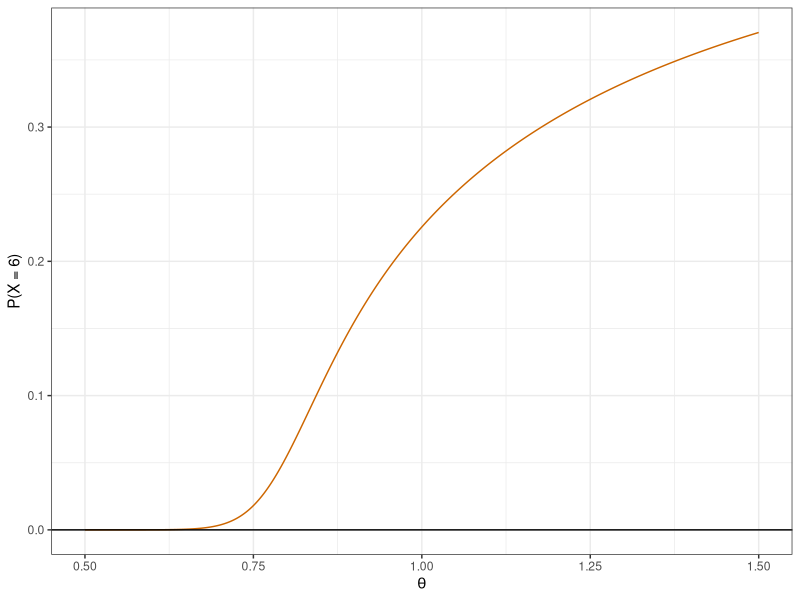
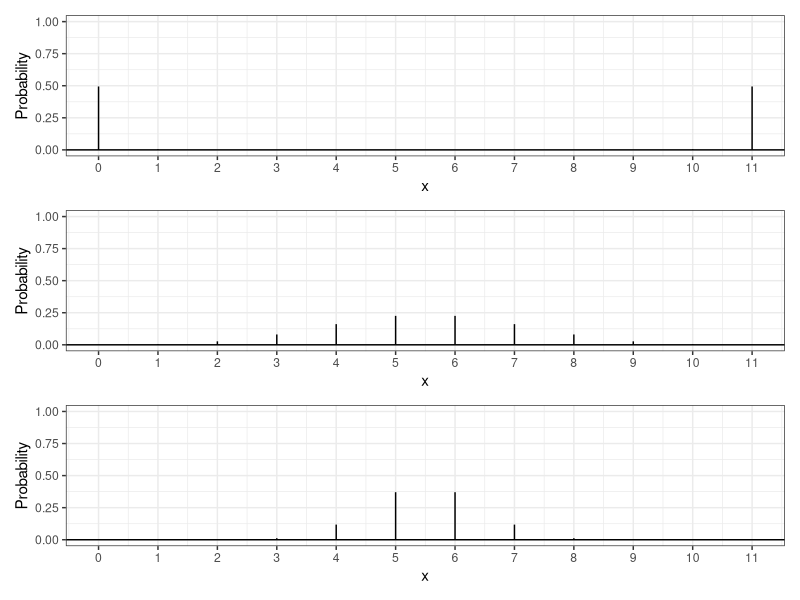

Reproduce these figures in R, in order.
## ---- chunk 1
#| echo: false

default_chunk_hook  <- knitr::knit_hooks$get("chunk")

latex_font_size <- c("Huge", "huge", "LARGE", "Large", 
                     "large", "normalsize", "small", 
                     "footnotesize", "scriptsize", "tiny")

knitr::knit_hooks$set(chunk = function(x, options) {
  x <- default_chunk_hook(x, options)
  if(options$size %in% latex_font_size) {
    paste0("\n \\", options$size, "\n\n", 
      x, 
      "\n\n \\normalsize"
    )
  } else {
    x
  }
})
## ---- chunk 2
#| label: load-packages
#| include: false
library(tidyverse)
library(patchwork)
## ---- chunk 3
daltbinom <- function(x, size, prob, theta){
  normalizing.constant <- 0
  for(j in 0:size){
    normalizing.constant <- normalizing.constant + 
      choose(size, j) * prob^j * (1-prob)^(size-j) * theta^(j*(size-j))
  }
  # Probability Mass at x=x
  (1/normalizing.constant) *
    choose(size, x) * prob^x * (1-prob)^(size-x) * theta^(x*(size-x)) *
      (x>=0)*(x<=size)
}
## ---- chunk 4
daltbbinom.single <- function(x, size, alpha, beta, theta){
    integrand <- function(p) {
    sapply(p, # integrate will pass in a vector, so we use sapply to apply the following
           function(p_val){
             # f(x|p) * f(p|alpha, beta)
             daltbinom(x, size, p_val, theta) * dbeta(p_val, alpha, beta)
           }
    )
  }
  # Probability Mass at x=x
  # integrate(integrand, lower = 0, upper = 1)$value * (x>=0)*(x<=size)
  # I shrink the bounds below to avoid log(0)=-infinty
  # I use try() to catch when there is an error and avoid crashing
  res <- try(integrate(integrand, lower = 1e-7, upper = 1 - 1e-7)$value * 
                  (x>=0)*(x<=size), 
             silent = TRUE)
  # If there is an error, return a near-zero probability
  if(inherits(res, "try-error")) return(0.1^6)
  
  res
}
# Write a function that works on a vector
daltbbinom <- function(x, size, alpha, beta, theta){
  sapply(X=x, FUN=daltbbinom.single, size=size, alpha=alpha, beta=beta, theta=theta)
}
## ---- chunk 5
theta_seq = seq(0.5, 1.5, length.out=1000)
prob_x6 = rep(NA, length(theta_seq))
for(i in 1:length(theta_seq)){
  prob_x6[i] = daltbinom(x=6, size=11, prob=0.50, theta=theta_seq[i])
}
x6 <- tibble(theta = theta_seq,
            prob  = prob_x6)
ggplot(x6) +
  geom_line(aes(x = theta, y = prob), color = "darkorange3") +
  geom_hline(yintercept = 0) +
  theme_bw() +
  labs(x = expression(theta), y = "P(X = 6)")
  
## ---- chunk 6
ggdat <- tibble(x = 0:11) |>
  mutate(PMF = daltbinom(x,11,0.5,0.5))
PMF.plot.1 <- ggplot() +
  geom_linerange(data = ggdat,
                 aes(x = x, ymin = 0, ymax = PMF)) +
  geom_hline(yintercept = 0) +
  scale_x_continuous("x", breaks = 0:11) +
  ylim(0,1)+
  ylab("Probability") +
  theme_bw()

ggdat <- tibble(x = 0:11) |>
  mutate(PMF = daltbinom(x,11,0.5,1))
PMF.plot.2 <- ggplot() +
  geom_linerange(data = ggdat,
                 aes(x = x, ymin = 0, ymax = PMF)) +
  geom_hline(yintercept = 0) +
  scale_x_continuous("x", breaks = 0:11) +
  ylim(0,1)+
  ylab("Probability") +
  theme_bw()

ggdat <- tibble(x = 0:11) |>
  mutate(PMF = daltbinom(x,11,0.5,1.5))
PMF.plot.3 <- ggplot() +
  geom_linerange(data = ggdat,
                 aes(x = x, ymin = 0, ymax = PMF)) +
  geom_hline(yintercept = 0) +
  scale_x_continuous("x", breaks = 0:11) +
  ylim(0,1)+
  ylab("Probability") +
  theme_bw()

PMF.plot.1 / PMF.plot.2 / PMF.plot.3
## ---- chunk 7
kth_moment <- function(k, size, prob, theta){
  normalizing.constant <- 0
  for(j in 0:size){
    normalizing.constant <- normalizing.constant + 
      choose(size, j) * prob^j * (1-prob)^(size-j) * theta^(j*(size-j))
  }
  # E(X^k)
  result <- 0
  for (x in 0:size){
    result <- result + 
    x^k * (1/normalizing.constant) *
    choose(size, x) * prob^x * (1-prob)^(size-x) * theta^(x*(size-x)) *
      (x>=0)*(x<=size)
  }
  print(result)
  }
## ---- chunk 8
lldaltbinom <- function(prob, theta, x, size) {
  # ensuring p is between 0 and 1
  prob <- ifelse(mle, 1/(1+exp(-par[1])), par[1]) 
  # ensuring theta is positive
  theta <- ifelse(mle, exp(par[2]), par[2])

  sum(log(daltbinom(x, size, prob, theta)))
  # if mle is true (we're trying to find mle), return the negative log-likelihood. if it's false, return the log-likelihood)
  ifelse(mle, -ll, ll)
}
